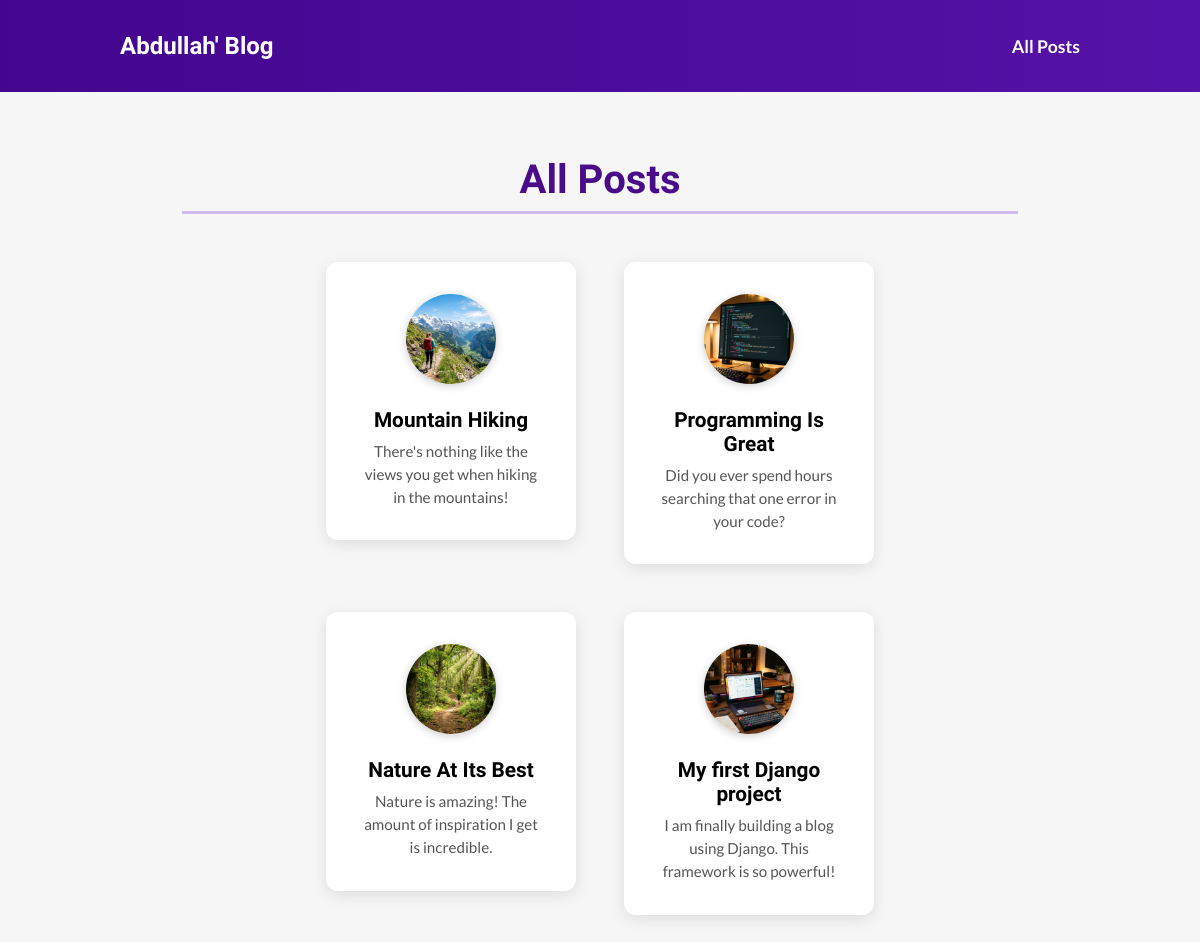
The page /posts on the database its author committed.
### blog/models.py (models this page shows, shortened)
class Post(models.Model):
    title = models.CharField(max_length=200)
    excerpt = models.CharField(max_length=300)
    date = models.DateField(auto_now=True)
    slug = models.SlugField(unique=True, db_index=True)
    content = models.TextField(validators=[MinLengthValidator(10)])
    image = models.ImageField(upload_to="posts",null=True)
    author = models.ForeignKey(Author, on_delete=models.SET_NULL, null=True, related_name='posts')
    tags = models.ManyToManyField(Tag)

### blog/views.py (the view)
# urls.py: path('posts', views.PostListView.as_view(), name='posts'),
class PostListView(ListView):
    template_name = 'blog/all-posts.html'
    model = Post
    ordering = ['-date']
    context_object_name = 'all_posts'

### blog/templates/blog/all-posts.html (shortened to what this page needs)
{% extends "base.html" %}
{% load static %}
{% block css_files %}
  <link rel="stylesheet" href="{% static 'blog/all-posts.css' %}" />
{% endblock %}
{% block content %}
<main>
  <section id="all-posts">
    <h2>All Posts</h2>
    <ul>
      {% for post in all_posts %}
        {% include "blog/includes/post.html" %}
      {% endfor %}
    </ul>
  </section>
</main>
{% endblock %}

### blog/templates/blog/includes/post.html
<li>
  <article class="post">
    <a href="{% url 'post_detail' post.slug %}">
      <img
        src="{{ post.image.url }}"
        alt="{{ post.title }}"
      />
      <div class="post-content">
        <h3>{{ post.title }}  </h3>
        <p>
          {{ post.excerpt }}
        </p>
      </div>
    </a>
  </article>
</li>

### static/app.css (style rules this page uses)
* { box-sizing: border-box; word-wrap: break-word; overflow-wrap: break-word; }
body { margin: 0; font-family: 'Lato', sans-serif; background-color: #f6f6f6; color: #4a4a4a; }
a { text-decoration: none; }
ul { list-style: none; margin: 0; padding: 0; }

### blog/static/blog/all-posts.css (style rules this page uses)
#all-posts { max-width: 900px; margin: 4rem auto 6rem auto; padding: 0 2rem; text-align: center; }
#all-posts h2 { font-family: 'Oswald', sans-serif; font-size: 2.5rem; color: #490d8a; border-bottom: 3px solid #d1bced; padding-bottom: 0.5rem; margin-bottom: 3rem; }
#all-posts ul { display: flex; justify-content: center; flex-wrap: wrap; gap: 3rem; list-style: none; padding: 0; }
.post { display: block; width: 250px; background-color: white; border-radius: 12px; box-shadow: 0 4px 16px rgba(0, 0, 0, 0.1); padding: 2rem; transition: transform 0.2s, box-shadow 0.2s; }
.post a { display: flex; flex-direction: column; align-items: center; text-decoration: none; color: inherit; }
.post img { width: 90px; height: 90px; border-radius: 50%; object-fit: cover; margin-bottom: 1.5rem; box-shadow: 0 2px 8px rgba(0, 0, 0, 0.2); }
.post-content h3 { font-family: 'Oswald', sans-serif; font-size: 1.3rem; margin: 0 0 0.5rem 0; color: #000000; transition: color 0.3s; }
.post-content p { font-family: 'Lato', sans-serif; margin: 0 auto; color: #555555; font-size: 0.95rem; line-height: 1.5; }

### rows shown on the page
Post: image (picture), title "Mountain Hiking", excerpt "There's nothing like the views you get when hiking in the mountains!"
Post: image (picture), title "Programming Is Great", excerpt "Did you ever spend hours searching that one error in your code?"
Post: image (picture), title "Nature At Its Best", excerpt "Nature is amazing! The amount of inspiration I get is incredible."
Post: image (picture), title "My first Django project", excerpt "I am finally building a blog using Django. This framework is so powerful!"
